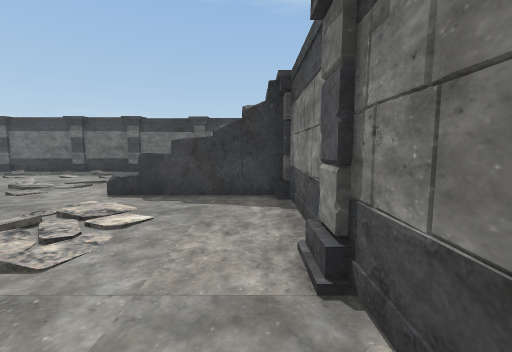
[1] (above)

14 first-person views from a walk through a 3-D level made in the Unity game engine. The camera is 1.2 m above the floor, tilts 6° down and sees 90° across. The floor is counted in squares, 1 m on a side. Each view is taken from the middle of a square. On the plan, view 1 faces up. The plan holds only what a view shows up to about 12 squares ahead; the rest is blank. The place goes on beyond the plan.

[2]
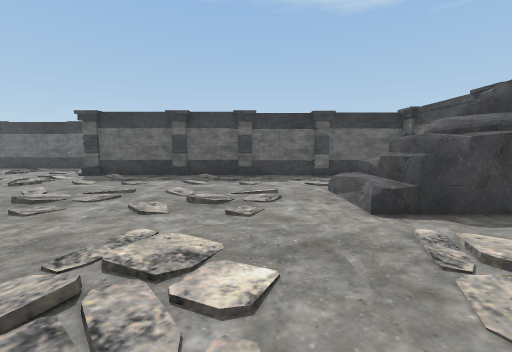

[3]
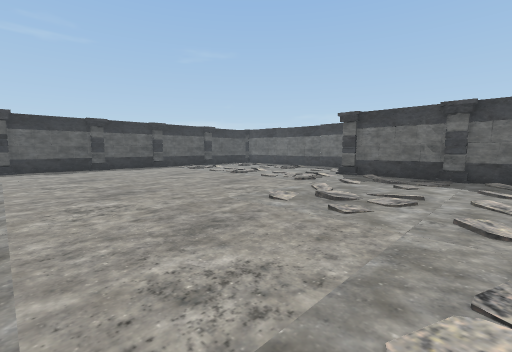

[4]
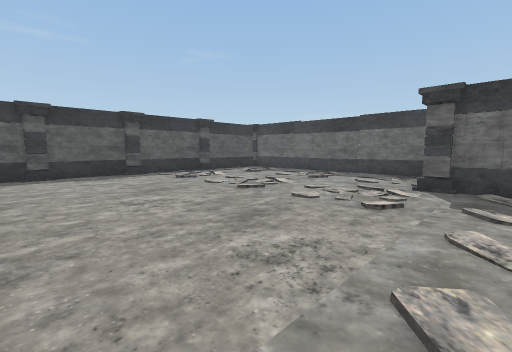

[5]
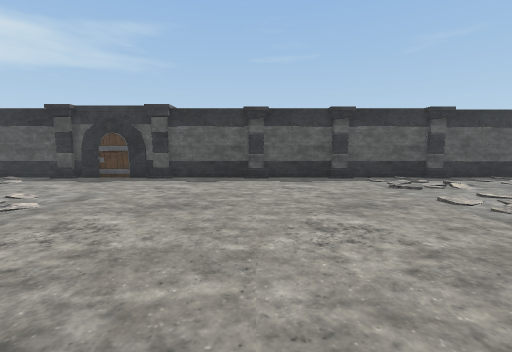

[6]
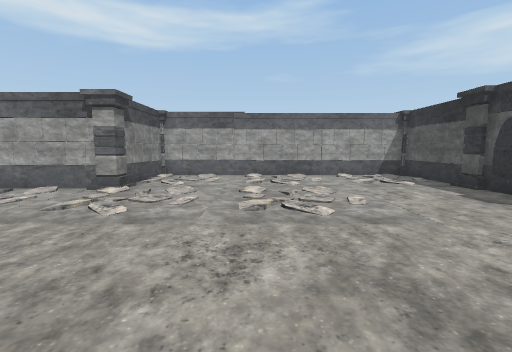

[7]
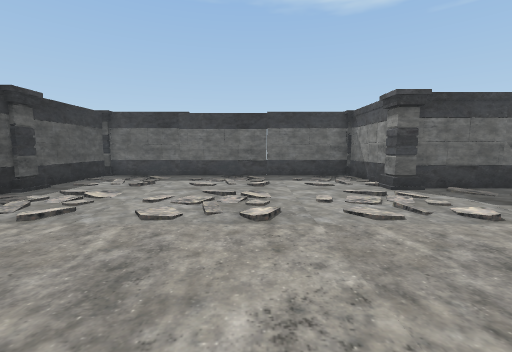

[8]
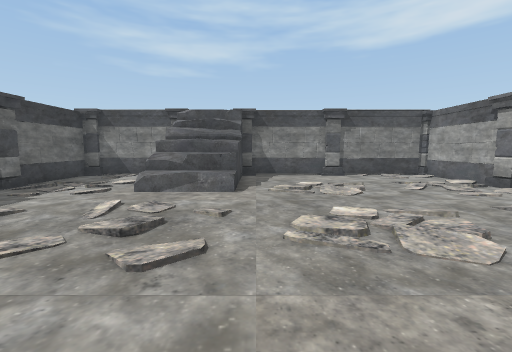

[9]
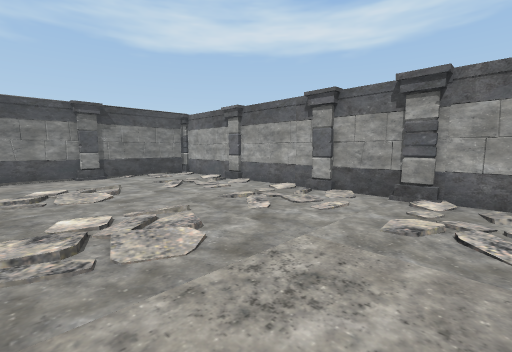

[10]
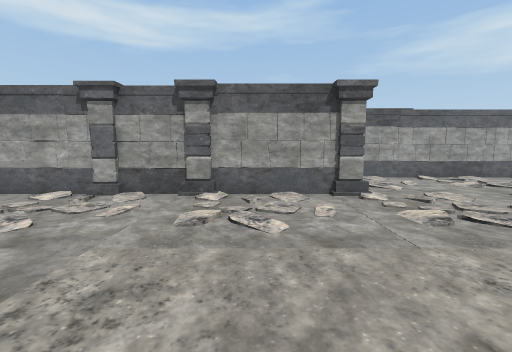

[11]
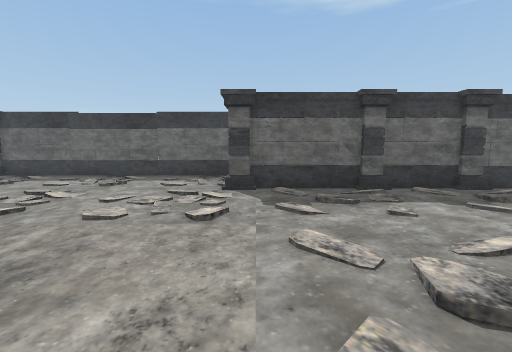

[12]
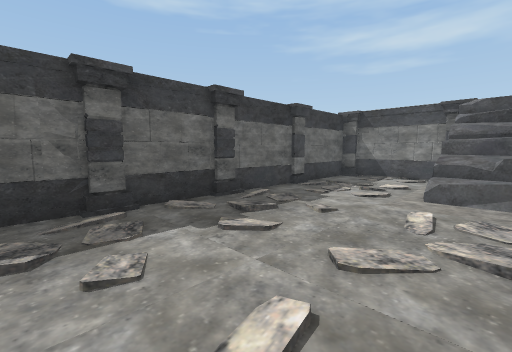

[13]
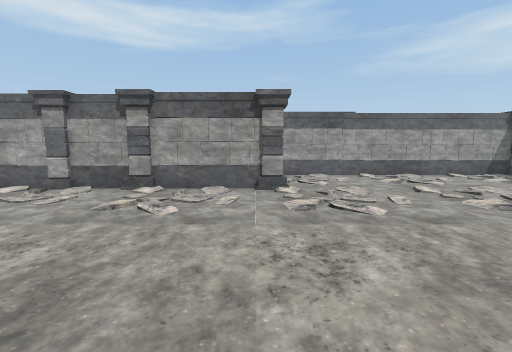

[14]
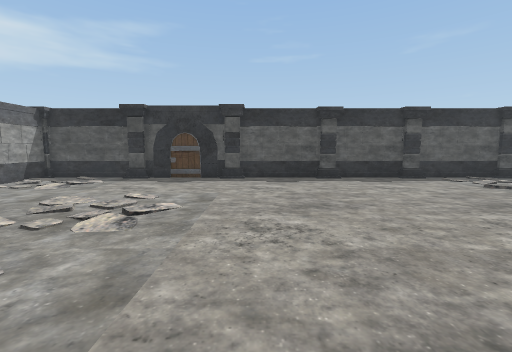

### Floor plan
Points are (right, up) in squares from view 1. A wall is a line through its corners. A room is listed if a view was taken in it or the views show most of it. See-through windows are left out.
Room 1 (views 1, 2, 3, 4, 5, 6, 7, 8, 9, 10, 11, 12, 13, 14)
walls: (-13.7, 13.6) (-13.7, 17.8) (-24.8, 17.8) (-24.8, -5.8) (-13.7, -5.8) (-13.7, -1.8) (1.1, -1.8); (-14, -1.7) (-13, -1.7); (-8.4, 13.9) (-10, 13.7); (-8.2, -1.8) (-6.5, -1.6); (-7.5, -1.6) (-6.5, -1.6); (-2.2, 6.6) (-2.2, 9.5); (-1.2, 7.1) (-1.2, 9.5); (-1.1, 6.5) (-1.2, 7.2); (0.8, 9.6) (0.8, 13.8) (-13.8, 13.8) (-13.8, 14.3); (0.9, 1.9) (0.6, 2.3); (0.9, 1.7) (0.7, 3.4); (0.8, -1.9) (0.8, 6.6) (-3.5, 6.6)
low walls: (-13.3, 13.4) (-13.8, 13.4); (-9.9, -1.6) (-9, -1.6); (-3.9, 9) (-3.9, 9.5); (-3, 6.5) (-3, 7); (-3, 6.8) (-3, 9.5); (-3.5, -1.6) (-2.5, -1.6)

Positions as (right, up) in squares from view 1, and headings:
1: (0, 0), facing up
2: (-6, 2), facing up
3: (-8, 2), facing up-left
4: (-12, 5), facing up-left
5: (-14, 6), facing left
6: (-18, 6), facing down
7: (-18, 6), facing up
8: (-11, 6), facing right
9: (-11, 5), facing down-right
10: (-11, 5), facing down
11: (-13, 6), facing up
12: (-11, 8), facing up-right
13: (-13, 6), facing down
14: (-14, 3), facing left
